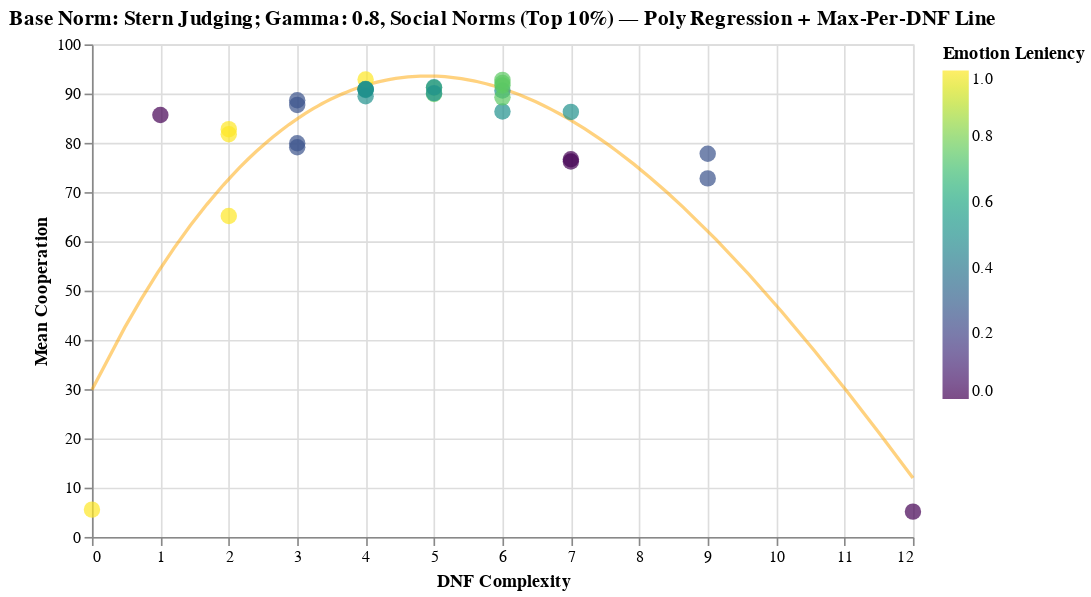

Notebook source saved alongside this figure:
### Markdown cell above
## 📊 Emergent Norms: DNF Complexity vs Cooperation  
This section selects a **base social norm** (e.g., Image Scoring, Stern Judging) and visualizes how all **emergent 8-bit norms** derived from it perform.

For each emergent norm:
- All simulation runs are grouped.
- The **mean cooperation ratio** is computed.
- The **DNF complexity** (number of literals in simplified DNF) is retrieved.

The scatterplot shows:
- **x-axis:** DNF complexity  
- **y-axis:** mean cooperation  
- **each point:** one emergent 8-bit social norm  

This helps reveal which evolved norms are both **simple** and **highly cooperative** under a chosen base norm.

### Code cell
# =============================
#   Scatterplot by Base Norm
# =============================

# 1. Choose base norm
chosen_base_norm = "Stern Judging"
chosen_gamma = 0.8

# Filter relevant runs
filtered = merged_df[merged_df["base_social_norm"] == chosen_base_norm].copy()
filtered = filtered[filtered.Z == 50]
filtered = filtered[filtered.gens == 1000]
filtered = filtered[filtered.gamma_center == chosen_gamma]

# 2. Average all runs per emergent norm
grouped = (
    filtered.groupby(["8bit_vector", "DNF_literals", "Emotion_Leniency"], as_index=False)
            .agg(mean_coop=("average_cooperation", "mean"))
)

# 3. Keep only the top 10% for each DNF complexity
def top_10_percent(df):
    if len(df) == 0:
        return df
    cutoff = np.quantile(df["mean_coop"], 0.9)
    return df[df["mean_coop"] >= cutoff]

grouped_top = (
    grouped.groupby("DNF_literals", group_keys=False)
           .apply(top_10_percent)
)

# NEW: Highest value per DNF (one per group)
top_per_dnf = (
    grouped_top.loc[grouped_top.groupby("DNF_literals")["mean_coop"].idxmax()]
)

# Scatter plot
scatter = (
    alt.Chart(grouped_top)
    .mark_circle(size=100)
    .encode(
        x=alt.X("DNF_literals:Q", title="DNF Complexity"),
        y=alt.Y("mean_coop:Q", title="Mean Cooperation",
                scale=alt.Scale(domain=[0, 100])),
        color=alt.Color("Emotion_Leniency:Q", title="Emotion Leniency",
                        scale=alt.Scale(scheme="viridis")),
        tooltip=[
            "8bit_vector",
            "DNF_literals",
            "Emotion_Leniency",
            alt.Tooltip("mean_coop:Q", format=".4f")
        ]
    )
)

# Polynomial regression (degree 2)
poly_reg = (
    alt.Chart(grouped_top)
    .transform_regression(
        "DNF_literals",
        "mean_coop",
        method="poly"
    )
    .mark_line(size=2, color="orange", opacity=0.5)
    .encode(
        x="DNF_literals:Q",
        y="mean_coop:Q"
    )
)

# NEW: Line connecting the top points
topline = (
    alt.Chart(top_per_dnf)
    .mark_line(point=True, size=2, color="gray", opacity=0.8)
    .encode(
        x="DNF_literals:Q",
        y="mean_coop:Q",
        tooltip=["DNF_literals", "mean_coop"]
    )
)

# Combine
plot = (
    (poly_reg + scatter)
    .properties(
        width=500,
        height=300,
        title=f"Base Norm: {chosen_base_norm}; Gamma: {chosen_gamma}, Social Norms (Top 10%) — Poly Regression + Max-Per-DNF Line"
    )
)

plot

### Figure 1 — Vega-Lite specification as saved in the notebook (floating-point values rounded to 4 significant figures)
{"config": {"view": {"continuousWidth": 300, "continuousHeight": 300}}, "layer": [{"mark": {"type": "line", "color": "orange", "opacity": 0.5, "size": 2}, "encoding": {"x": {"field": "DNF_literals", "type": "quantitative"}, "y": {"field": "mean_coop", "type": "quantitative"}}, "transform": [{"on": "DNF_literals", "regression": "mean_coop", "method": "poly"}]}, {"mark": {"type": "circle", "size": 100}, "encoding": {"color": {"field": "Emotion_Leniency", "scale": {"scheme": "viridis"}, "title": "Emotion Leniency", "type": "quantitative"}, "tooltip": [{"field": "8bit_vector", "type": "nominal"}, {"field": "DNF_literals", "type": "quantitative"}, {"field": "Emotion_Leniency", "type": "quantitative"}, {"field": "mean_coop", "format": ".4f", "type": "quantitative"}], "x": {"field": "DNF_literals", "title": "DNF Complexity", "type": "quantitative"}, "y": {"field": "mean_coop", "scale": {"domain": [0, 100]}, "title": "Mean Cooperation", "type": "quantitative"}}}], "data": {"name": "data-2c1f2091f15831422f9fa0db673d5968"}, "height": 300, "title": "Base Norm: Stern Judging; Gamma: 0.8, Social Norms (Top 10%) — Poly Regression + Max-Per-DNF Line", "width": 500, "$schema": "https://vega.github.io/schema/vega-lite/v5.16.3.json", "datasets": {"data-2c1f2091f15831422f9fa0db673d5968": [{"8bit_vector": "00000000", "DNF_literals": 0, "Emotion_Leniency": 1.0, "mean_coop": 5.54}, {"8bit_vector": "10101010", "DNF_literals": 1, "Emotion_Leniency": 0.0, "mean_coop": 85.65}, {"8bit_vector": "00000011", "DNF_literals": 2, "Emotion_Leniency": 1.0, "mean_coop": 82.78}, {"8bit_vector": "11000000", "DNF_literals": 2, "Emotion_Leniency": 1.0, "mean_coop": 65.16}, {"8bit_vector": "11110011", "DNF_literals": 2, "Emotion_Leniency": 1.0, "mean_coop": 81.74}, {"8bit_vector": "01010111", "DNF_literals": 3, "Emotion_Leniency": 0.25, "mean_coop": 79.1}, {"8bit_vector": "10101011", "DNF_literals": 3, "Emotion_Leniency": 0.25, "mean_coop": 79.92}, {"8bit_vector": "11010101", "DNF_literals": 3, "Emotion_Leniency": 0.25, "mean_coop": 88.64}, {"8bit_vector": "11101010", "DNF_literals": 3, "Emotion_Leniency": 0.25, "mean_coop": 87.7}, {"8bit_vector": "01000111", "DNF_literals": 4, "Emotion_Leniency": 0.5, "mean_coop": 90.89}, {"8bit_vector": "11000011", "DNF_literals": 4, "Emotion_Leniency": 1.0, "mean_coop": 92.86}, {"8bit_vector": "11000101", "DNF_literals": 4, "Emotion_Leniency": 0.5, "mean_coop": 90.87}, {"8bit_vector": "11001010", "DNF_literals": 4, "Emotion_Leniency": 0.5, "mean_coop": 89.47}, {"8bit_vector": "11010001", "DNF_literals": 4, "Emotion_Leniency": 0.5, "mean_coop": 90.92}, {"8bit_vector": "11100010", "DNF_literals": 4, "Emotion_Leniency": 0.5, "mean_coop": 90.73}, {"8bit_vector": "10000011", "DNF_literals": 5, "Emotion_Leniency": 0.75, "mean_coop": 91.18}, {"8bit_vector": "11000010", "DNF_literals": 5, "Emotion_Leniency": 0.75, "mean_coop": 89.9}, {"8bit_vector": "11010111", "DNF_literals": 5, "Emotion_Leniency": 0.5, "mean_coop": 90.09}, {"8bit_vector": "11101011", "DNF_literals": 5, "Emotion_Leniency": 0.5, "mean_coop": 91.29}, {"8bit_vector": "01000001", "DNF_literals": 6, "Emotion_Leniency": 0.5, "mean_coop": 86.37}, {"8bit_vector": "10000010", "DNF_literals": 6, "Emotion_Leniency": 0.5, "mean_coop": 90.63}, {"8bit_vector": "11000111", "DNF_literals": 6, "Emotion_Leniency": 0.75, "mean_coop": 89.24}, {"8bit_vector": "11001011", "DNF_literals": 6, "Emotion_Leniency": 0.75, "mean_coop": 91.65}, {"8bit_vector": "11010011", "DNF_literals": 6, "Emotion_Leniency": 0.75, "mean_coop": 92.79}, {"8bit_vector": "11100011", "DNF_literals": 6, "Emotion_Leniency": 0.75, "mean_coop": 92.15}, {"8bit_vector": "01011001", "DNF_literals": 7, "Emotion_Leniency": 0.0, "mean_coop": 76.67}, {"8bit_vector": "10101001", "DNF_literals": 7, "Emotion_Leniency": 0.0, "mean_coop": 76.22}, {"8bit_vector": "11000110", "DNF_literals": 7, "Emotion_Leniency": 0.5, "mean_coop": 86.28}, {"8bit_vector": "10000110", "DNF_literals": 9, "Emotion_Leniency": 0.25, "mean_coop": 72.79}, {"8bit_vector": "11101001", "DNF_literals": 9, "Emotion_Leniency": 0.25, "mean_coop": 77.79}, {"8bit_vector": "10010110", "DNF_literals": 12, "Emotion_Leniency": 0.0, "mean_coop": 5.136}]}}
